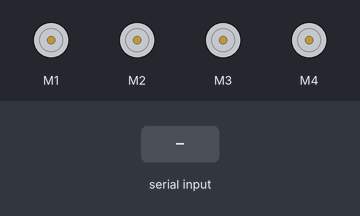
Recording of a sketch running on a simulated Arduino Uno, built with avr-gcc and run on an emulated ATmega328P. On the bench: 4 × DC motor (green arrow = forward, orange = backward, longer = faster). The inputs (shaded band) are chosen by the test bench.

Above: at 1.2 s.
1.3 s: "2" received over Serial
At 1.9 s:
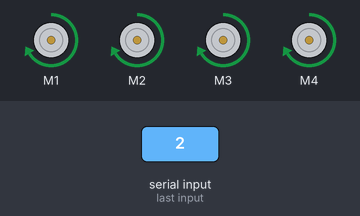
2.8 s: "8" received over Serial
At 4.0 s:
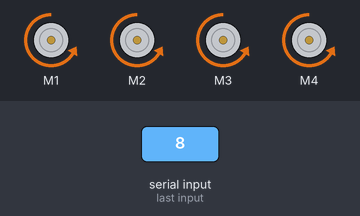
4.3 s: "4" received over Serial
At 4.9 s:
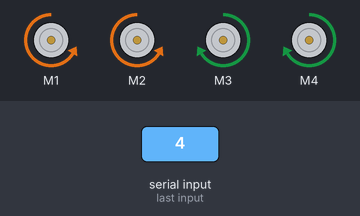
6.6 s: "6" received over Serial
At 7.1 s:
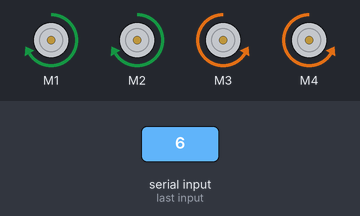
8.9 s: "*ileri git" received over Serial
At 9.8 s:
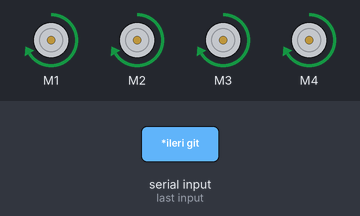
10.5 s: "5" received over Serial
At 11.3 s:
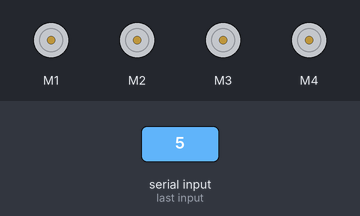
Timing chart, 0 to 13.0 s (numbered marks = the images above; inputs shaded):
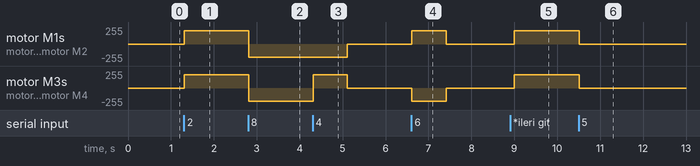

Measured:
- after the input at 1.3 s, motor M1–4: stopped → forward 200/255 at once
- after the input at 2.8 s, motor M1–4: forward 200/255 → backward 200/255 at once
- after the input at 4.3 s, motor M1, motor M2: backward 200/255 → stopped after 0.81 s; motor M3, motor M4: backward 200/255 → forward 200/255 at once, → stopped 0.80 s later
- after the input at 6.6 s, motor M1, motor M2: stopped → forward 200/255 at once, → stopped 0.80 s later; motor M3, motor M4: stopped → backward 200/255 at once, → stopped 0.80 s later
- after the input at 8.9 s, motor M1–4: stopped → forward 200/255 after 0.10 s
- after the input at 10.5 s, motor M1–4: forward 200/255 → stopped at once

The sketch:

Robot_Car.ino
```cpp
#include <AFMotor.h>

AF_DCMotor motor1 (1);  //Motor1 tanımlama
AF_DCMotor motor2 (2);  //Motor2 tanımlama
AF_DCMotor motor3 (3);  //Motor3 tanımlama
AF_DCMotor motor4 (4);  //Motor4 tanımlama

String voice;

void setup()
{
  Serial.begin(9600);   //baut rate hız ayarı
  motor1.setSpeed(200); //motor1 hız ayarı
  motor2.setSpeed(200); //motor2 hız ayarı
  motor3.setSpeed(200); //motor3 hız ayarı
  motor4.setSpeed(200); //motor4 hız ayarı

}

void loop()
{ if (Serial.available() > 0) {   //Bluetooth veri gelince if içerisine giriyor.
    while (Serial.available()) {  //gelen verileri Voice değişkenine sıralı atama yapıyor.
      delay(10);

      char c = Serial.read();
      if (c == '#' || c == "2" || c == "8" || c == "4" || c == "6" || c == "5") {   //bluetoothtan veri gelmiyor ise döngüden çıkıyor.
        break;
      }
      voice += c;
    }
    if (voice.length() > 0) {     //komut arama ve komuta göre fonksiyon çağırma
      if (voice == "*ileri git") {  //sesle ileri komutu
        moveForward();
      }
      else if (voice == "*geri dön") {  //sesle geri komutu
        moveBackward();
      }
      else if (voice == "*sola dön") {  //sesle sol komutu
        turnLeft();
      }
      else if (voice == "*sağa dön") {  //sesle sağ komutu
        turnRight();
      }
      else if (voice == "*dur") {   //sesle dur komutu
        moveStop();
      }
      else if (voice == "2") {    //ileri yön komutu
        moveForward();
      }
      else if (voice == "8") {    //geri yön komutu
        moveBackward();
      }
      else if (voice == "4") {    //sol yön komutu
        turnLeft();
      }
      else if (voice == "6") {    //sağ yön komutu
        turnRight();
      }
      else if (voice == "5") {    //dur yön komutu
        moveStop();
      }
      voice = "";
    }
  }
}

void moveForward() { //araç ileri git fonksiyonu

  motor1.run(FORWARD);
  motor2.run(FORWARD);
  motor3.run(FORWARD);
  motor4.run(FORWARD);
  delay(1000);

}

void moveBackward() { //araç geri git fonksiyonu

  motor1.run(BACKWARD);
  motor2.run(BACKWARD);
  motor3.run(BACKWARD);
  motor4.run(BACKWARD);
  delay(1000);

}

void turnRight()  //araç sağ dön fonksiyonu
{
  motor1.run(FORWARD);
  motor2.run(FORWARD);
  motor3.run(BACKWARD);
  motor4.run(BACKWARD);
  delay(800);
  motor1.run(RELEASE);
  motor2.run(RELEASE);
  motor3.run(RELEASE);
  motor4.run(RELEASE);
}

void turnLeft()  //araç sol dön fonksiyonu
{
  motor1.run(BACKWARD);
  motor2.run(BACKWARD);
  motor3.run(FORWARD);
  motor4.run(FORWARD);
  delay(800);
  motor1.run(RELEASE);
  motor2.run(RELEASE);
  motor3.run(RELEASE);
  motor4.run(RELEASE);
}

void moveStop() { // araç dur fonksiyonu

  motor1.run(RELEASE);
  motor2.run(RELEASE);
  motor3.run(RELEASE);
  motor4.run(RELEASE);
  delay(1000);
}
```
